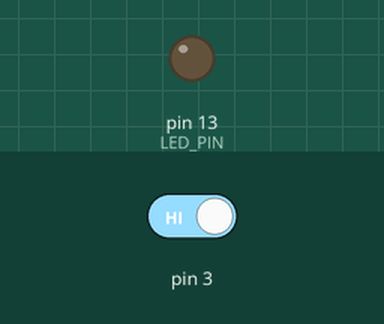
The sketch below on a simulated Arduino Uno, built with avr-gcc and run on an emulated ATmega328P. On the bench: output pins drawn as LEDs (lit = HIGH). The test bench sets the inputs (shaded band); at power-on: pin 3 HIGH. What the sketch prints to the serial monitor is not drawn.

Above: at 2.2 s.
2.3 s: pin 3 driven LOW
At 2.39 s:
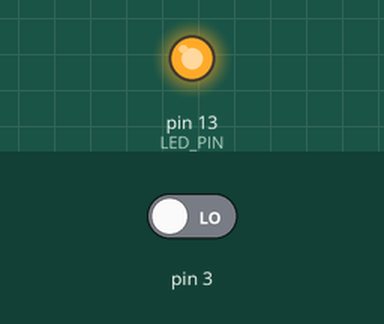
Timing chart, 0 to 5.3 s (numbered marks = the images above; inputs shaded):
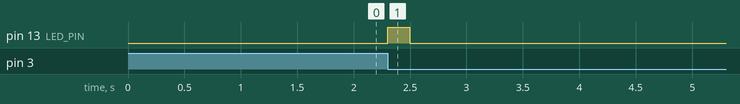

The sketch:

sound_sensor_small.ino
```cpp
/*
 * ============================================================================
 * 소형 소리센서 모듈 테스트 코드 (Small Sound Sensor Module Test)
 * ============================================================================
 * 보드: NUCLEO-F103RB (STM32F103RBT6)
 * 환경: Arduino IDE with STM32duino
 *
 * 핀 연결:
 *   소리센서 모듈    NUCLEO-F103RB
 *   -------------    -------------
 *   VCC          ->  3.3V
 *   GND          ->  GND
 *   OUT          ->  D3 (PB3)
 *
 * 동작 설명:
 *   - 소형 소리센서는 디지털 출력만 제공
 *   - 소리 감지 시 OUT 핀 상태 변경
 *   - 대부분 소리 감지 시 LOW 출력 (Active LOW)
 *
 * 센서 특징:
 *   - 소형 사이즈 (약 1.5cm x 1cm)
 *   - 디지털 출력만 지원
 *   - 간단한 ON/OFF 감지용
 * ============================================================================
 */

// 핀 정의
#define SOUND_PIN   PB3         // D3 - 소리센서 출력
#define LED_PIN     LED_BUILTIN // 내장 LED (PA5)

// 상수 정의
#define DEBOUNCE_TIME   50      // 디바운스 시간 (ms)
#define LED_ON_TIME     200     // LED 점등 시간 (ms)

// 변수
volatile bool soundTriggered = false;
unsigned long lastTriggerTime = 0;
unsigned long ledOffTime = 0;
bool ledState = false;

// 소리 감지 카운터
unsigned long soundCount = 0;
unsigned long lastCountResetTime = 0;

void setup() {
    // 시리얼 통신 초기화
    Serial.begin(115200);
    while (!Serial) {
        ; // 시리얼 포트 연결 대기
    }

    // 핀 설정
    pinMode(SOUND_PIN, INPUT);
    pinMode(LED_PIN, OUTPUT);
    digitalWrite(LED_PIN, LOW);

    // 외부 인터럽트 설정 (FALLING edge - Active LOW 센서용)
    attachInterrupt(digitalPinToInterrupt(SOUND_PIN), soundISR, FALLING);

    Serial.println("================================================");
    Serial.println("  소형 소리센서 테스트 (Small Sound Sensor)");
    Serial.println("================================================");
    Serial.println("보드: NUCLEO-F103RB");
    Serial.println("센서 핀: PB3 (D3)");
    Serial.println("동작 방식: 인터럽트 기반");
    Serial.println("------------------------------------------------");
    Serial.println("소리를 내면 감지됩니다!");
    Serial.println("================================================");
    Serial.println();

    lastCountResetTime = millis();
    delay(1000);
}

void loop() {
    unsigned long currentTime = millis();

    // 소리 감지 처리
    if (soundTriggered) {
        soundTriggered = false;

        // 디바운스 처리
        if (currentTime - lastTriggerTime >= DEBOUNCE_TIME) {
            lastTriggerTime = currentTime;
            soundCount++;

            // LED 켜기
            digitalWrite(LED_PIN, HIGH);
            ledState = true;
            ledOffTime = currentTime + LED_ON_TIME;

            // 시리얼 출력
            Serial.print("[");
            Serial.print(currentTime / 1000.0, 2);
            Serial.print("s] 소리 감지! (");
            Serial.print(soundCount);
            Serial.println("회)");
        }
    }

    // LED 자동 OFF
    if (ledState && currentTime >= ledOffTime) {
        digitalWrite(LED_PIN, LOW);
        ledState = false;
    }

    // 폴링 방식으로도 상태 확인 (인터럽트 백업)
    static unsigned long lastPollTime = 0;
    if (currentTime - lastPollTime >= 100) {
        lastPollTime = currentTime;

        int sensorState = digitalRead(SOUND_PIN);

        // 상태 표시 (1초마다)
        static unsigned long lastStatusTime = 0;
        if (currentTime - lastStatusTime >= 1000) {
            lastStatusTime = currentTime;
            Serial.print("센서 상태: ");
            Serial.print(sensorState ? "HIGH (대기)" : "LOW (감지)");
            Serial.print(" | 총 감지: ");
            Serial.print(soundCount);
            Serial.println("회");
        }
    }

    // 1분마다 감지 횟수 초기화 및 통계 출력
    if (currentTime - lastCountResetTime >= 60000) {
        Serial.println("------------------------------------------------");
        Serial.print("최근 1분간 소리 감지 횟수: ");
        Serial.print(soundCount);
        Serial.println("회");
        Serial.println("------------------------------------------------");

        // 카운터 리셋 (필요시 주석 해제)
        // soundCount = 0;
        lastCountResetTime = currentTime;
    }
}

// 인터럽트 서비스 루틴
void soundISR() {
    soundTriggered = true;
}

// 감지 횟수 초기화 함수
void resetSoundCount() {
    soundCount = 0;
    Serial.println("감지 횟수가 초기화되었습니다.");
}

// 현재 감지 횟수 반환
unsigned long getSoundCount() {
    return soundCount;
}

// 특정 시간 동안 소리 감지 여부 확인
bool detectSoundWithTimeout(unsigned long timeoutMs) {
    unsigned long startTime = millis();
    unsigned long startCount = soundCount;

    while (millis() - startTime < timeoutMs) {
        if (soundCount > startCount) {
            return true;
        }
        delay(10);
    }
    return false;
}

// 연속 소리 패턴 감지 (예: 박수 n회)
bool detectClapPattern(int clapCount, unsigned long intervalMs) {
    unsigned long startTime = millis();
    unsigned long startCount = soundCount;
    int detectedClaps = 0;

    while (millis() - startTime < (intervalMs * clapCount * 2)) {
        if (soundCount > startCount + detectedClaps) {
            detectedClaps++;
            if (detectedClaps >= clapCount) {
                return true;
            }
        }
        delay(10);
    }
    return false;
}
```

Measured:
- after the input at 2.3 s, pin 13 (LED_PIN): LOW → HIGH at once, → LOW 0.20 s later
